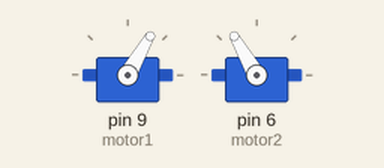
Recording of a sketch running on a simulated Arduino Uno, built with avr-gcc and run on an emulated ATmega328P. Parts: 2 × servo.

Above: at 0.05 s.
Timing chart, 0 to 3.0 s (numbered marks = the images above):
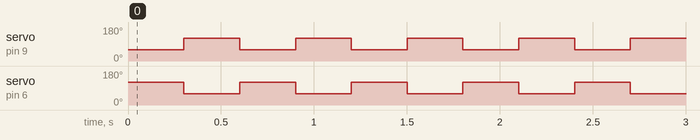

The sketch:

robot_hochet_iti_nazad.ino
```cpp
#include <Servo.h>
Servo motor1;
Servo motor2;

void setup() {
  motor1.attach(9);
  motor2.attach(6);
}

void loop() {
  motor1.write(60);
  motor2.write(120);
  delay(300);

  motor1.write(120);
  motor2.write(60);
  delay(300);
}
```

Measured:
- by itself, servo on pin 9 (motor1), servo on pin 6 (motor2): alternates 120° for 0.30 s and 60° for 0.30 s
